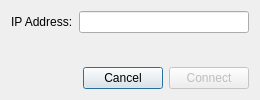
<?xml version="1.0" encoding="UTF-8"?>
<ui version="4.0">
 <class>Connection</class>
 <widget class="QDialog" name="Connection">
  <property name="geometry">
   <rect>
    <x>0</x>
    <y>0</y>
    <width>260</width>
    <height>100</height>
   </rect>
  </property>
  <property name="sizePolicy">
   <sizepolicy hsizetype="Minimum" vsizetype="Minimum">
    <horstretch>0</horstretch>
    <verstretch>0</verstretch>
   </sizepolicy>
  </property>
  <property name="windowTitle">
   <string>Connection</string>
  </property>
  <property name="windowIcon">
   <iconset resource="resource.qrc">
    <normaloff>:/Icon/Icons/Connection.svg</normaloff>:/Icon/Icons/Connection.svg</iconset>
  </property>
  <layout class="QGridLayout" name="gridLayout">
   <item row="0" column="0">
    <layout class="QHBoxLayout" name="horizontalLayout_3">
     <item>
      <widget class="QLabel" name="ipLabel">
       <property name="sizePolicy">
        <sizepolicy hsizetype="Minimum" vsizetype="Preferred">
         <horstretch>0</horstretch>
         <verstretch>0</verstretch>
        </sizepolicy>
       </property>
       <property name="text">
        <string>IP Address:</string>
       </property>
      </widget>
     </item>
     <item>
      <widget class="QLineEdit" name="ipLineEdit">
       <property name="text">
        <string notr="true"/>
       </property>
      </widget>
     </item>
    </layout>
   </item>
   <item row="2" column="0">
    <layout class="QHBoxLayout" name="horizontalLayout">
     <item>
      <spacer name="buttonHorizontalSpacer">
       <property name="orientation">
        <enum>Qt::Horizontal</enum>
       </property>
       <property name="sizeHint" stdset="0">
        <size>
         <width>0</width>
         <height>0</height>
        </size>
       </property>
      </spacer>
     </item>
     <item>
      <widget class="QPushButton" name="cancelPushButton">
       <property name="text">
        <string>Cancel</string>
       </property>
      </widget>
     </item>
     <item>
      <widget class="QPushButton" name="connectPushButton">
       <property name="enabled">
        <bool>false</bool>
       </property>
       <property name="text">
        <string>Connect</string>
       </property>
      </widget>
     </item>
    </layout>
   </item>
   <item row="1" column="0">
    <spacer name="verticalSpacer">
     <property name="orientation">
      <enum>Qt::Vertical</enum>
     </property>
     <property name="sizeHint" stdset="0">
      <size>
       <width>0</width>
       <height>0</height>
      </size>
     </property>
    </spacer>
   </item>
  </layout>
 </widget>
 <tabstops>
  <tabstop>ipLineEdit</tabstop>
  <tabstop>connectPushButton</tabstop>
  <tabstop>cancelPushButton</tabstop>
 </tabstops>
 <resources>
  <include location="resource.qrc"/>
 </resources>
 <connections/>
</ui>
